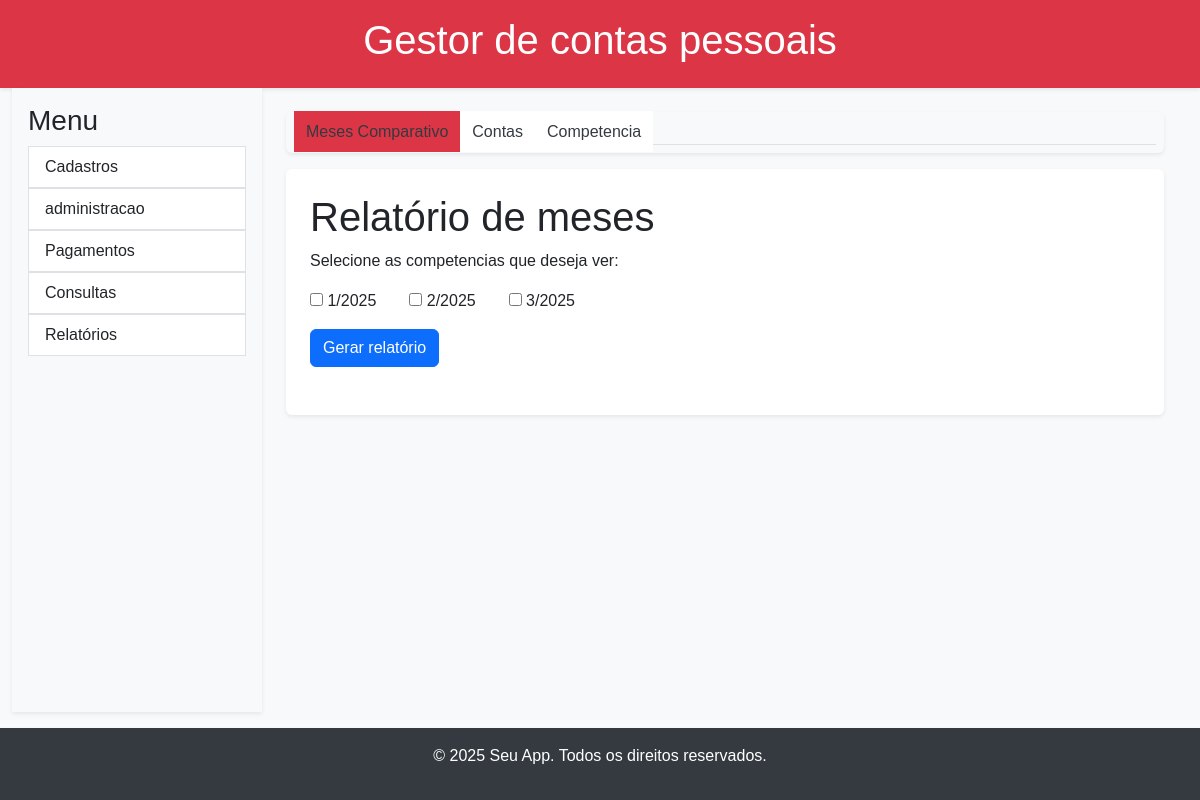
Page /relatorio_meses/ on the committed database.
### app/gestor_contas/models.py (models this page shows, shortened)
class Submenu(models.Model):
    nome = models.CharField(max_length=100)
    url = models.CharField(max_length=100)
    icone = models.CharField(max_length=50)
    pagina = models.CharField(max_length=100)

class Competencia(models.Model):
    MESES_DO_ANO = [
        ('1', 'Janeiro'),
        ('2', 'Fevereiro'),
        ('3', 'Março'),
        ('4', 'Abril'),
        ('5', 'Maio'),
        ('6', 'Junho'),
        ('7', 'Julho'),
        ('8', 'Agosto'),
        ('9', 'Setembro'),
        ('10', 'Outubro'),
        ('11', 'Novembro'),
        ('12', 'Dezembro'),
    ]
    mes = models.CharField(max_length=2, choices=MESES_DO_ANO)
    ano = models.IntegerField()
    ativa = models.BooleanField(default=True)
    total_pago = models.DecimalField(max_digits=12, decimal_places=2, default=0.00)
    observacoes = models.TextField(null=True, blank=True)
    class Meta:
        unique_together = ('mes', 'ano')  # Garante que não haja duplicidade de mês/ano
        ordering = ['ano', 'mes']  # Ordena por ano e depois por mês

### app/gestor_contas/views.py (the view, shortened to what this page needs)
# urls.py: path('relatorio_meses/', views.relatorio_meses, name='relatorio_meses'),
def relatorio_meses(request):
    competencias = Competencia.objects.all().order_by('ano','mes')
    grafico = False
    context = {
        'submenu': geraSubMenu('relatorios'),
        'title': 'Relatório de meses',
        'competencias' : competencias,
        'grafico': grafico,
    }
    return render(request, 'gestor_contas/relatorio_meses.html', context)

### app/gestor_contas/utils.py (called while the page is built)
def geraSubMenu(pagina):
    submenu = Submenu.objects.filter(pagina=pagina)
    return submenu

### templates/gestor_contas/relatorio_meses.html (shortened to what this page needs)
{% extends 'base/base.html' %}
{% block sidebar %}
    {% include 'shared/sidebar.html' %}
{% endblock %}
{% block submenu %}
    {% include 'shared/submenu.html' %}
{% endblock %}
{% block content %}
    <div class="bg-white p-4 shadow-sm rounded">
        <h1>{{title}}</h1>
        <p>Selecione as competencias que deseja ver:</p>
        <div class="row">
            <form action="{% url 'gestor_contas:relatorio_meses' %}" method="POST">
                <div class="row">
                    {% for competencia in competencias %}
                        <div class="col-md-auto">
                            <input type="checkbox" id="competencia{{ competencia.id }}" name="competencia" value="{{ competencia.id }}">
                            <label for="competencia{{ competencia.id }}">{{competencia.mes}}/{{ competencia.ano }}</label>&nbsp;&nbsp;
                        </div>
                    {% endfor %}
                </div>
                <div class="col-md-12 mt-3">
                    <input type="submit" value="Gerar relatório" class="btn btn-primary">
                </div>
            </form>
        </div>
    </div>
{% endblock %}

### templates/shared/submenu.html
<div class="bg-light p-2 mb-3 shadow-sm rounded">
    {% if submenu %}
    <ul class="nav nav-tabs">
        {% for item in submenu %}
        <li class="nav-item">
            {% url item.url as submenu_url %}
                <a class="submenu {% if request.path == submenu_url %}active{% endif %}"
                aria-current="page" href="{{ submenu_url }}">{{ item.nome }}</a>
        </li>
        {% endfor %}
    </ul>
    {% endif %}
</div>

### static/css/style.css (style rules this page uses)
body { font-family: sans-serif; background-color: #f8f9fa; display: flex; flex-direction: column; min-height: 100vh; }
.submenu { background-color: #ffffff; padding: 0.75rem; margin-bottom: 0.5rem; transition: background-color 0.3s ease; }
.submenu.active { background-color: #dc3545; padding: 0.75rem; }
.shadow-sm { box-shadow: 0 .125rem .25rem rgba(0,0,0,.075)!important; }
a { text-decoration: none; color: #343a40; }

### rows in the picture
Submenu: nome "Meses Comparativo"
Submenu: nome "Contas"
Submenu: nome "Competencia"
Competencia: mes "1", ano "2025"
Competencia: mes "2", ano "2025"
Competencia: mes "3", ano "2025"

### other values in the picture
{{ title }} "Relatório de meses"
